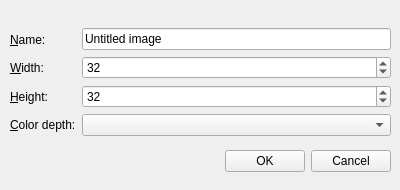
<?xml version="1.0" encoding="UTF-8"?>
<ui version="4.0">
 <class>Form</class>
 <widget class="QWidget" name="Form">
  <property name="geometry">
   <rect>
    <x>0</x>
    <y>0</y>
    <width>400</width>
    <height>190</height>
   </rect>
  </property>
  <property name="windowTitle">
   <string>사용자입력폼</string>
  </property>
  <widget class="QWidget" name="layoutWidget">
   <property name="geometry">
    <rect>
     <x>10</x>
     <y>20</y>
     <width>381</width>
     <height>161</height>
    </rect>
   </property>
   <layout class="QVBoxLayout" name="verticalLayout">
    <item>
     <layout class="QHBoxLayout" name="horizontalLayout">
      <item>
       <layout class="QGridLayout" name="gridLayout">
        <item row="0" column="0">
         <widget class="QLabel" name="lbl_name">
          <property name="text">
           <string>&amp;Name:</string>
          </property>
          <property name="buddy">
           <cstring>le_name</cstring>
          </property>
         </widget>
        </item>
        <item row="1" column="0">
         <widget class="QLabel" name="lbl_width">
          <property name="text">
           <string>&amp;Width:</string>
          </property>
          <property name="buddy">
           <cstring>spin_width</cstring>
          </property>
         </widget>
        </item>
        <item row="2" column="0">
         <widget class="QLabel" name="lbl_height">
          <property name="text">
           <string>&amp;Height:</string>
          </property>
          <property name="buddy">
           <cstring>spin_height</cstring>
          </property>
         </widget>
        </item>
        <item row="3" column="0">
         <widget class="QLabel" name="lbl_color">
          <property name="text">
           <string>&amp;Color depth:</string>
          </property>
          <property name="buddy">
           <cstring>cmb_color</cstring>
          </property>
         </widget>
        </item>
       </layout>
      </item>
      <item>
       <layout class="QVBoxLayout" name="verticalLayout_2">
        <item>
         <widget class="QLineEdit" name="le_name">
          <property name="text">
           <string>Untitled image</string>
          </property>
         </widget>
        </item>
        <item>
         <widget class="QSpinBox" name="spin_width">
          <property name="value">
           <number>32</number>
          </property>
         </widget>
        </item>
        <item>
         <widget class="QSpinBox" name="spin_height">
          <property name="value">
           <number>32</number>
          </property>
         </widget>
        </item>
        <item>
         <widget class="QComboBox" name="cmb_color"/>
        </item>
       </layout>
      </item>
     </layout>
    </item>
    <item>
     <layout class="QHBoxLayout" name="horizontalLayout_2">
      <item>
       <spacer name="horizontalSpacer">
        <property name="orientation">
         <enum>Qt::Horizontal</enum>
        </property>
        <property name="sizeHint" stdset="0">
         <size>
          <width>40</width>
          <height>20</height>
         </size>
        </property>
       </spacer>
      </item>
      <item>
       <widget class="QPushButton" name="btn_ok">
        <property name="text">
         <string>OK</string>
        </property>
       </widget>
      </item>
      <item>
       <widget class="QPushButton" name="btn_cancel">
        <property name="text">
         <string>Cancel</string>
        </property>
       </widget>
      </item>
     </layout>
    </item>
   </layout>
  </widget>
 </widget>
 <tabstops>
  <tabstop>le_name</tabstop>
  <tabstop>spin_width</tabstop>
  <tabstop>spin_height</tabstop>
  <tabstop>cmb_color</tabstop>
  <tabstop>btn_ok</tabstop>
  <tabstop>btn_cancel</tabstop>
 </tabstops>
 <resources/>
 <connections/>
</ui>
